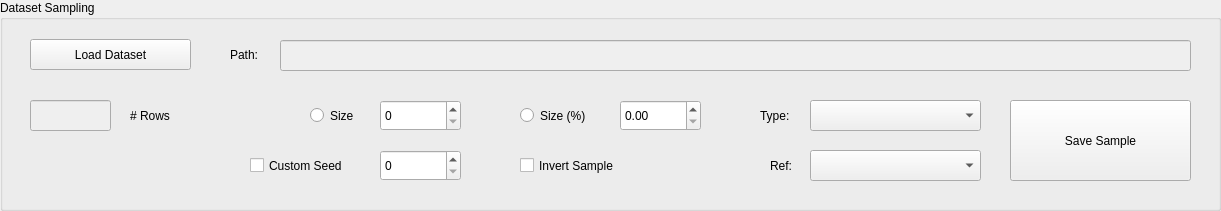
   <widget class="QGroupBox" name="groupBox_3">
    <property name="geometry">
     <rect>
      <x>30</x>
      <y>20</y>
      <width>1221</width>
      <height>211</height>
     </rect>
    </property>
    <property name="title">
     <string>Dataset Sampling</string>
    </property>
    <widget class="QLineEdit" name="txtB_InfoSamples">
     <property name="enabled">
      <bool>false</bool>
     </property>
     <property name="geometry">
      <rect>
       <x>30</x>
       <y>100</y>
       <width>81</width>
       <height>31</height>
      </rect>
     </property>
    </widget>
    <widget class="QLabel" name="label_6">
     <property name="geometry">
      <rect>
       <x>130</x>
       <y>100</y>
       <width>91</width>
       <height>31</height>
      </rect>
     </property>
     <property name="text">
      <string># Rows</string>
     </property>
    </widget>
    <widget class="QLineEdit" name="txtB_DatasetPathSampling">
     <property name="enabled">
      <bool>false</bool>
     </property>
     <property name="geometry">
      <rect>
       <x>280</x>
       <y>40</y>
       <width>911</width>
       <height>31</height>
      </rect>
     </property>
    </widget>
    <widget class="QLabel" name="label">
     <property name="geometry">
      <rect>
       <x>230</x>
       <y>39</y>
       <width>51</width>
       <height>31</height>
      </rect>
     </property>
     <property name="text">
      <string>Path:</string>
     </property>
    </widget>
    <widget class="QPushButton" name="btn_LoadDatasetSampling">
     <property name="geometry">
      <rect>
       <x>30</x>
       <y>39</y>
       <width>161</width>
       <height>31</height>
      </rect>
     </property>
     <property name="text">
      <string>Load Dataset</string>
     </property>
    </widget>
    <widget class="QPushButton" name="btn_SaveSample">
     <property name="geometry">
      <rect>
       <x>1010</x>
       <y>100</y>
       <width>181</width>
       <height>81</height>
      </rect>
     </property>
     <property name="text">
      <string>Save Sample</string>
     </property>
    </widget>
    <widget class="QSpinBox" name="sBox_SampleSize">
     <property name="geometry">
      <rect>
       <x>380</x>
       <y>100</y>
       <width>81</width>
       <height>31</height>
      </rect>
     </property>
     <property name="maximum">
      <number>1000000000</number>
     </property>
    </widget>
    <widget class="QDoubleSpinBox" name="dsBox_SamplePerc">
     <property name="geometry">
      <rect>
       <x>620</x>
       <y>100</y>
       <width>81</width>
       <height>31</height>
      </rect>
     </property>
     <property name="maximum">
      <double>100.000000000000000</double>
     </property>
     <property name="value">
      <double>0.000000000000000</double>
     </property>
    </widget>
    <widget class="QComboBox" name="cBox_SampleType">
     <property name="geometry">
      <rect>
       <x>810</x>
       <y>100</y>
       <width>171</width>
       <height>31</height>
      </rect>
     </property>
    </widget>
    <widget class="QLabel" name="label_4">
     <property name="geometry">
      <rect>
       <x>760</x>
       <y>100</y>
       <width>55</width>
       <height>31</height>
      </rect>
     </property>
     <property name="text">
      <string>Type:</string>
     </property>
    </widget>
    <widget class="QRadioButton" name="rBtn_Size">
     <property name="geometry">
      <rect>
       <x>310</x>
       <y>100</y>
       <width>61</width>
       <height>31</height>
      </rect>
     </property>
     <property name="text">
      <string>Size</string>
     </property>
    </widget>
    <widget class="QRadioButton" name="rBtn_SizePerc">
     <property name="geometry">
      <rect>
       <x>520</x>
       <y>100</y>
       <width>91</width>
       <height>31</height>
      </rect>
     </property>
     <property name="text">
      <string>Size (%)</string>
     </property>
    </widget>
    <widget class="QComboBox" name="cBox_StratifiedReference">
     <property name="geometry">
      <rect>
       <x>810</x>
       <y>150</y>
       <width>171</width>
       <height>31</height>
      </rect>
     </property>
    </widget>
    <widget class="QLabel" name="label_5">
     <property name="geometry">
      <rect>
       <x>770</x>
       <y>150</y>
       <width>55</width>
       <height>31</height>
      </rect>
     </property>
     <property name="text">
      <string>Ref:</string>
     </property>
    </widget>
    <widget class="QCheckBox" name="chkBox_CustomSeed">
     <property name="geometry">
      <rect>
       <x>250</x>
       <y>150</y>
       <width>131</width>
       <height>31</height>
      </rect>
     </property>
     <property name="text">
      <string>Custom Seed</string>
     </property>
    </widget>
    <widget class="QSpinBox" name="sBox_CustomSeed">
     <property name="geometry">
      <rect>
       <x>380</x>
       <y>150</y>
       <width>81</width>
       <height>31</height>
      </rect>
     </property>
     <property name="maximum">
      <number>999999999</number>
     </property>
    </widget>
    <widget class="QCheckBox" name="chkBox_InvertSample">
     <property name="geometry">
      <rect>
       <x>520</x>
       <y>150</y>
       <width>161</width>
       <height>31</height>
      </rect>
     </property>
     <property name="text">
      <string>Invert Sample</string>
     </property>
    </widget>
   </widget>
